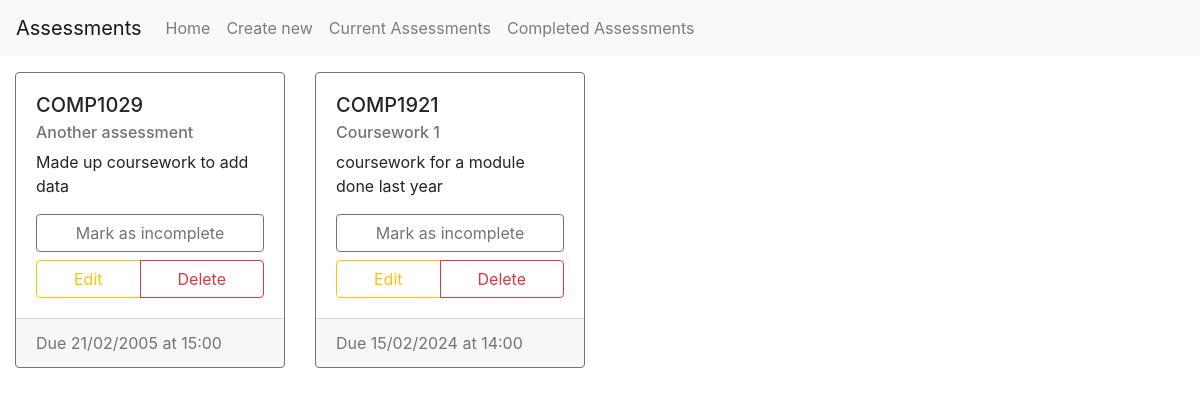
Page /completed on the committed database.
### app/models.py (models this page shows)
class Assessment(db.Model):
    id = db.Column(db.Integer, primary_key=True)
    title = db.Column(db.String(80), nullable=False)
    module = db.Column(db.String(10), nullable=False)
    deadline = db.Column(db.DateTime)
    description = db.Column(db.String(500))
    completed = db.Column(db.Boolean, default=False)

### app/views.py (the view)
@app.route('/completed', methods=['GET', 'POST'])
def completed():
    data = db.session.execute(db.select(Assessment).filter_by(completed=True)).all()
    assessments = []
    for assessment in data:
        assessments.append(formatAssessment(assessment[0]))
    if not assessments:
        flash("No completed assessments to display")
    return render_template("home.html", title="Completed Assessments", assessments=assessments)

### app/views.py (called while the page is built)
def formatAssessment(assessment):
    return {
            "id": assessment.id,
            "title": assessment.title,
            "module": assessment.module,
            "description": assessment.description,
            "dueDate": assessment.deadline.strftime("%d/%m/%Y"),
            "dueTime": assessment.deadline.strftime("%H:%M"),
            "completed": assessment.completed
        }

### app/templates/home.html (shortened to what this page needs)
{% extends "base.html" %} {% from "card.html" import newCard %} {% block content
%}
<div class="container-fluid">
	<div class="row">
		{% for assessment in assessments %}
		<div class="col col-12 col-sm-6 col-lg-4 col-xl-3 mb-4">
			{{ newCard(assessment) }}
		</div>
		{% endfor %}
	</div>
</div>
{% endblock content %}

### app/templates/card.html
{% macro newCard(cardData) -%}
<div
  class="card {% if cardData.completed %}border-secondary{% else %}border-primary{% endif %}"
>
  <div class="card-body">
    <h5 class="card-title">{{ cardData.module }}</h5>
    <h6 class="card-subtitle mb-2 text-muted">{{ cardData.title }}</h6>
    <p class="card-text">{{ cardData.description }}</p>
    <a href="/toggle-completed/{{ cardData.id }}" class="text-decoration-none">
      {% if cardData.completed %}
      <button type="button" class="btn btn-outline-secondary btn-block">
        Mark as incomplete
      </button>
      {% else %}
      <button type="button" class="btn btn-outline-primary btn-block">
        Mark as complete
      </button>
      {% endif %}
    </a>
    <div class="btn-group btn-block mt-2" role="group">
      <a
        type="button"
        class="btn btn-outline-warning"
        href="/edit/{{ cardData.id }}"
        >Edit</a
      >
      <a
        type="button"
        class="btn btn-outline-danger"
        href="/delete/{{ cardData.id }}"
        >Delete</a
      >
    </div>
  </div>
  <div class="card-footer text-muted">
    Due {{ cardData.dueDate }} at {{ cardData.dueTime }}
  </div>
</div>
{%- endmacro %}

### rows in the picture
Assessment: module "COMP1029", title "Another assessment", description "Made up coursework to add data", completed "Mark as incomplete", dueDate "21/02/2005", dueTime "15:00"
Assessment: module "COMP1921", title "Coursework 1", description "coursework for a module done last year", completed "Mark as incomplete", dueDate "15/02/2024", dueTime "14:00"
